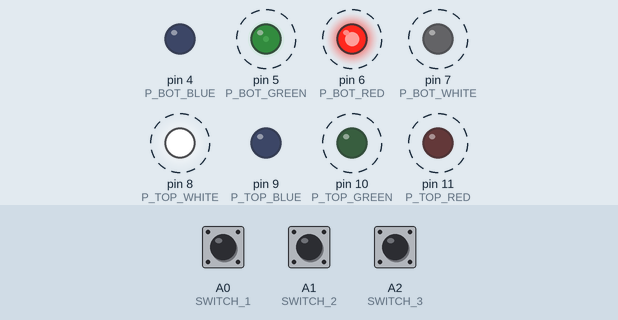
The sketch below on a simulated Arduino Uno, built with avr-gcc and run on an emulated ATmega328P. Parts: output pins drawn as LEDs (lit = HIGH). Dashed ring = blinking. The inputs (shaded band) are chosen by the test bench; at power-on: A1 (SWITCH_2) LOW, A0 (SWITCH_1) LOW, A2 (SWITCH_3) LOW.

Above: at 1.25 s.
1.3 s: A1 (SWITCH_2) pulled HIGH for 0.15 s
At 1.45 s:
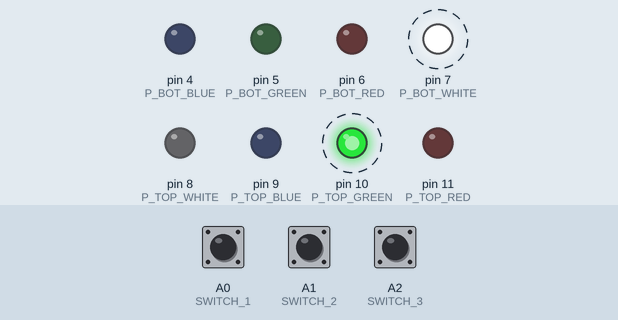
4.3 s: A0 (SWITCH_1) pulled HIGH for 0.15 s
At 4.39 s:
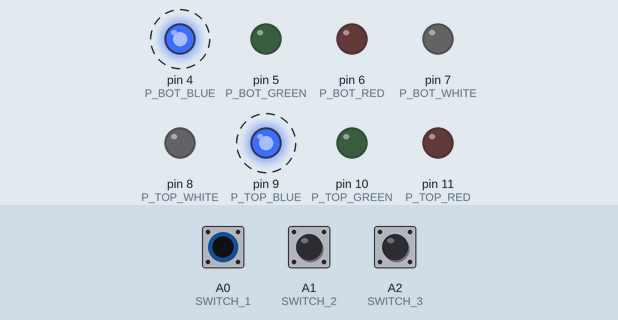
7.3 s: A2 (SWITCH_3) pulled HIGH for 0.15 s
At 7.4 s:
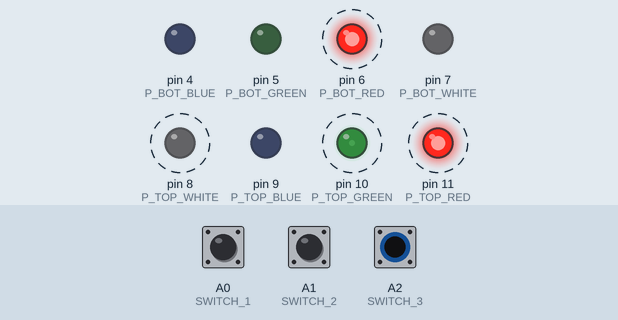
10.3 s: A1 (SWITCH_2) pulled HIGH for 1 s
At 10.59 s:
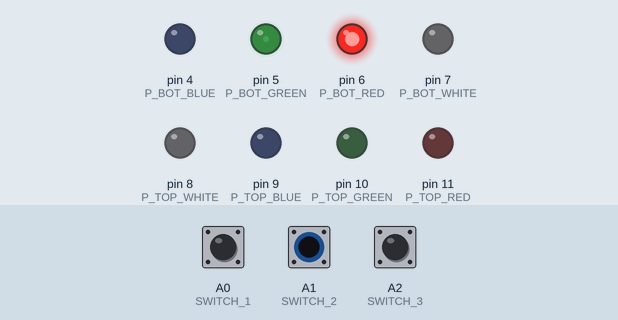
14.3 s: A2 (SWITCH_3) pulled HIGH for 1 s
At 14.59 s:
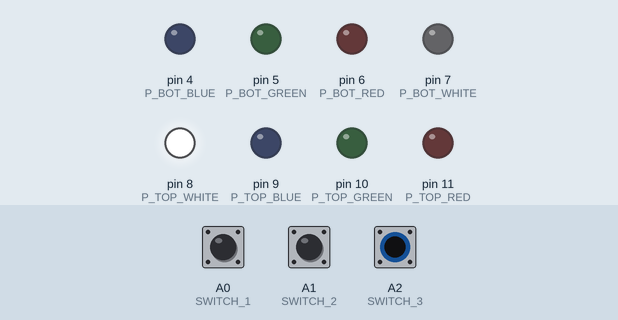
17.3 s: A2 (SWITCH_3) pulled HIGH for 3.2 s
Timing chart, 0 to 26.2 s (numbered marks = the images above; inputs shaded):
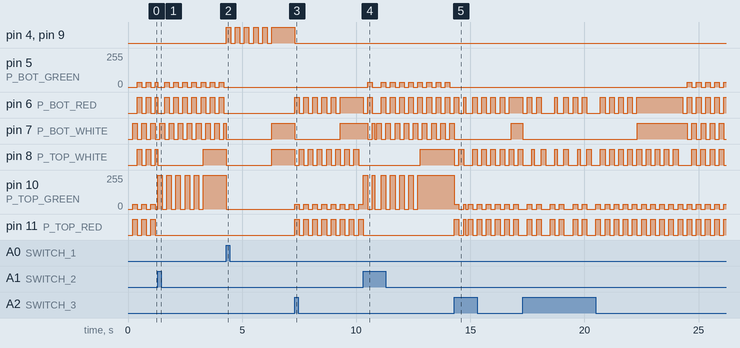

Measured:
- after the input at 1.3 s, pin 11 (P_TOP_RED): stops changing and stays LOW
- after the input at 4.3 s, pin 4 (P_BOT_BLUE), pin 9 (P_TOP_BLUE): alternates HIGH for 0.20 s and LOW for 0.20 s, 11 changes in all, then stays HIGH, starting at once; pin 5 (P_BOT_GREEN): stops changing and stays 0/255; pin 6 (P_BOT_RED), pin 11 (P_TOP_RED): stops changing and stays LOW
- after the input at 7.3 s, pin 4 (P_BOT_BLUE), pin 9 (P_TOP_BLUE): HIGH → LOW after 0.00 s instead of 1.0 s; pin 5 (P_BOT_GREEN): stops changing and stays 0/255
- after the input at 10.3 s, pin 11 (P_TOP_RED): stops changing and stays LOW
- after the input at 14.3 s, pin 5 (P_BOT_GREEN): stops changing and stays 0/255
- by itself, pin 5 (P_BOT_GREEN): repeats every 0.40 s: 35/255 0.20 s, 0/255 0.20 s
- by itself, pin 6 (P_BOT_RED): repeats every 0.40 s: HIGH 0.20 s, LOW 0.20 s
- by itself, pin 10 (P_TOP_GREEN): repeats every 1.0 s: 0/255 0.20 s, 35/255 0.20 s, 0/255 0.40 s, 35/255 0.20 s

The sketch:

biolit.ino
```cpp
const int P_TOP_RED = 11;
const int P_TOP_GREEN = 10;
const int P_TOP_BLUE = 9;

const int P_TOP_WHITE = 8;

const int P_BOT_RED = 6;
const int P_BOT_GREEN = 5;
const int P_BOT_BLUE = 4;

const int P_BOT_WHITE = 7;

const int SWITCH_1 = A0;
const int SWITCH_2 = A1;
const int SWITCH_3 = A2;

boolean switch_1_state = false;
boolean switch_2_state = false;
boolean switch_3_state = false;

unsigned int state_1_time = 0;
unsigned int state_2_time = 0;
unsigned int state_3_time = 0;

unsigned int switch_debounce = 500;

boolean top_yellow_blink = false;
boolean top_white_blink = false;
boolean top_blue_blink = false;
boolean top_green_blink = false;
boolean top_red_blink = false;

boolean top_yellow_state = LOW;
boolean top_white_state = LOW;
boolean top_blue_state = LOW;
boolean top_green_state = LOW;
boolean top_red_state = LOW;

unsigned long top_yellow = 0;
unsigned long top_white = 0;
unsigned long top_blue = 0;
unsigned long top_green = 0;
unsigned long top_red = 0;

unsigned long top_yellow_time = 0;
unsigned long top_white_time = 0;
unsigned long top_blue_time = 0;
unsigned long top_green_time = 0;
unsigned long top_red_time = 0;

// bot
boolean bot_yellow_blink = false;
boolean bot_white_blink = false;
boolean bot_blue_blink = false;
boolean bot_green_blink = false;
boolean bot_red_blink = false;

boolean bot_yellow_state = LOW;
boolean bot_white_state = LOW;
boolean bot_blue_state = LOW;
boolean bot_green_state = LOW;
boolean bot_red_state = LOW;

unsigned long bot_yellow = 0;
unsigned long bot_white = 0;
unsigned long bot_blue = 0;
unsigned long bot_green = 0;
unsigned long bot_red = 0;

unsigned long bot_yellow_time = 0;
unsigned long bot_white_time = 0;
unsigned long bot_blue_time = 0;
unsigned long bot_green_time = 0;
unsigned long bot_red_time = 0;

unsigned long blinkDelay = 200;
unsigned long blinkTime = 2000; // 2 seconds
unsigned long solidTime = 4000; // 4 seconds (total)

boolean switch_1_mode = false;
unsigned long switch_1_time = 0;
boolean switch_2_mode = false;
unsigned long switch_2_time = 0;
boolean switch_3_mode = false;
unsigned long switch_3_time = 0;

boolean BOT_YELLOW_BLINK = false;
boolean BOT_WHILTE_BLINK = false;

void setup() {
  pinMode(P_TOP_RED, OUTPUT);
  pinMode(P_TOP_GREEN, OUTPUT);
  pinMode(P_TOP_BLUE, OUTPUT);
  pinMode(P_TOP_WHITE, OUTPUT);

  pinMode(P_BOT_RED, OUTPUT);
  pinMode(P_BOT_GREEN, OUTPUT);
  pinMode(P_BOT_BLUE, OUTPUT);
  pinMode(P_BOT_WHITE, OUTPUT);

  pinMode(SWITCH_1, INPUT);
  pinMode(SWITCH_2, INPUT);
  pinMode(SWITCH_3, INPUT);

  top_yellow_blink = true;
  top_white_blink = true;
  top_white_state = HIGH;

  bot_yellow_blink = true;
  bot_white_blink = true;
  bot_yellow_state = HIGH;

  // analogWrite(P_BOT_RED, 255);
  // analogWrite(P_BOT_GREEN, 35);
}

void loop() {
  unsigned long cMillis = millis();

  if ( top_yellow_blink == true) {
    if (cMillis - top_yellow >= blinkDelay) {
      top_yellow = cMillis;
      top_yellow_state = !top_yellow_state;
      if (top_yellow_state) {
        analogWrite(P_TOP_RED, 255);
        analogWrite(P_TOP_GREEN, 35);
      } else {
        analogWrite(P_TOP_RED, 0);
        analogWrite(P_TOP_GREEN, 0);
      }
    }
  }

  if ( top_white_blink == true) {
    if (cMillis - top_white >= blinkDelay) {
      top_white = cMillis;
      top_white_state = !top_white_state;
      if (top_white_state) {
        digitalWrite(P_TOP_WHITE, HIGH);
      } else {
        digitalWrite(P_TOP_WHITE, LOW);
      }
    }
  }

  if ( top_red_blink == true) {
    if (cMillis - top_red >= blinkDelay) {
      top_red = cMillis;
      top_red_state = !top_red_state;
      if (top_red_state) {
        digitalWrite(P_TOP_RED, HIGH);
      } else {
        digitalWrite(P_TOP_RED, LOW);
      }
    }
  }

  if ( top_green_blink == true) {
    if (cMillis - top_green >= blinkDelay) {
      top_green = cMillis;
      top_green_state = !top_green_state;
      if (top_green_state) {
        digitalWrite(P_TOP_GREEN, HIGH);
      } else {
        digitalWrite(P_TOP_GREEN, LOW);
      }
    }
  }

  if ( top_blue_blink == true) {
    if (cMillis - top_blue >= blinkDelay) {
      top_blue = cMillis;
      top_blue_state = !top_blue_state;
      if (top_blue_state) {
        digitalWrite(P_TOP_BLUE, HIGH);
      } else {
        digitalWrite(P_TOP_BLUE, LOW);
      }
    }
  }

// bot
  if ( bot_yellow_blink == true) {
    if (cMillis - bot_yellow >= blinkDelay) {
      bot_yellow = cMillis;
      bot_yellow_state = !bot_yellow_state;
      if (bot_yellow_state) {
        analogWrite(P_BOT_RED, 255);
        analogWrite(P_BOT_GREEN, 35);
      } else {
        analogWrite(P_BOT_RED, 0);
        analogWrite(P_BOT_GREEN, 0);
      }
    }
  }

  if ( bot_white_blink == true) {
    if (cMillis - bot_white >= blinkDelay) {
      bot_white = cMillis;
      bot_white_state = !bot_white_state;
      if (bot_white_state) {
        digitalWrite(P_BOT_WHITE, HIGH);
      } else {
        digitalWrite(P_BOT_WHITE, LOW);
      }
    }
  }

  if ( bot_red_blink == true) {
    if (cMillis - bot_red >= blinkDelay) {
      bot_red = cMillis;
      bot_red_state = !bot_red_state;
      if (bot_red_state) {
        digitalWrite(P_BOT_RED, HIGH);
      } else {
        digitalWrite(P_BOT_RED, LOW);
      }
    }
  }

  if ( bot_green_blink == true) {
    if (cMillis - bot_green >= blinkDelay) {
      bot_green = cMillis;
      bot_green_state = !bot_green_state;
      if (bot_green_state) {
        digitalWrite(P_BOT_GREEN, HIGH);
      } else {
        digitalWrite(P_BOT_GREEN, LOW);
      }
    }
  }

  if ( bot_blue_blink == true) {
    if (cMillis - bot_blue >= blinkDelay) {
      bot_blue = cMillis;
      bot_blue_state = !bot_blue_state;
      if (bot_blue_state) {
        digitalWrite(P_BOT_BLUE, HIGH);
      } else {
        digitalWrite(P_BOT_BLUE, LOW);
      }
    }
  }


  // all blue flash (2 seconds)
  // all blue on
  // all white on
  int reading = digitalRead(SWITCH_1);
  if( reading == HIGH && cMillis - switch_1_time > switch_debounce ) {
    switch_1_time = cMillis;

    allOff();
    switch_1_mode = true;
    switch_1_time = cMillis;

    top_blue_blink = true;
    bot_blue_blink = true;
  }

  if (switch_1_mode == true && cMillis - switch_1_time >= blinkTime) {
    digitalWrite(P_TOP_BLUE, HIGH);
    digitalWrite(P_TOP_WHITE, HIGH);
    digitalWrite(P_BOT_BLUE, HIGH);
    digitalWrite(P_BOT_WHITE, HIGH);
  }

  if (switch_1_mode == true && cMillis - switch_1_time >= solidTime) {
    allOff();
    top_yellow_blink = true;
    top_white_blink = true;
    bot_yellow_blink = true;
    bot_white_blink = true;
  }

  // top row green flash (2 seconds)
  // top row green on
  // top row white on
  // bot 'normal'
  reading = digitalRead(SWITCH_2);
  if( reading == HIGH && cMillis - switch_2_time > switch_debounce ) {
    switch_2_time = cMillis;

    allOff();
    switch_2_mode = true;
    switch_2_time = cMillis;

    top_green_blink = true;

    bot_yellow_blink = true;
    bot_white_blink = true;
  }

  if (switch_2_mode == true && cMillis - switch_2_time >= blinkTime) {
    digitalWrite(P_TOP_WHITE, HIGH);
    digitalWrite(P_TOP_GREEN, HIGH);
  }

  if (switch_2_mode == true && cMillis - switch_2_time >= solidTime) {
    allOff();
    top_yellow_blink = true;
    top_white_blink = true;
    bot_yellow_blink = true;
    bot_white_blink = true;
  }

  // bot row red flash (2 seconds)
  // bot row red on
  // top 'normal'
  reading = digitalRead(SWITCH_3);
  if( reading == HIGH && cMillis - switch_3_time > switch_debounce ) {
    switch_3_time = cMillis;

    allOff();
    switch_3_mode = true;
    switch_3_time = cMillis;

    bot_red_blink = true;
    top_yellow_blink = true;
    top_white_blink = true;
  }

  if (switch_3_mode == true && cMillis - switch_3_time >= blinkTime) {
    digitalWrite(P_BOT_RED, HIGH);
    digitalWrite(P_BOT_WHITE, HIGH);
  }

  if (switch_3_mode == true && cMillis - switch_3_time >= solidTime) {
    allOff();
    top_yellow_blink = true;
    top_white_blink = true;
    bot_yellow_blink = true;
    bot_white_blink = true;
  }
}

void allOff() {
  switch_1_mode = false;
  switch_2_mode = false;
  switch_3_mode = false;

  top_yellow_blink = false;
  top_white_blink = false;
  top_red_blink = false;
  top_blue_blink = false;
  top_green_blink = false;

  top_yellow_state = false;
  top_white_state = true;

  bot_yellow_blink = false;
  bot_white_blink = false;
  bot_red_blink = false;
  bot_blue_blink = false;
  bot_green_blink = false;

  bot_yellow_state = true;
  bot_white_state = false;

  digitalWrite(P_TOP_RED, LOW);
  digitalWrite(P_TOP_GREEN, LOW);
  digitalWrite(P_TOP_BLUE, LOW);
  digitalWrite(P_TOP_WHITE, LOW);

  digitalWrite(P_BOT_RED, LOW);
  digitalWrite(P_BOT_GREEN, LOW);
  digitalWrite(P_BOT_BLUE, LOW);
  digitalWrite(P_BOT_WHITE, LOW);
}
```
